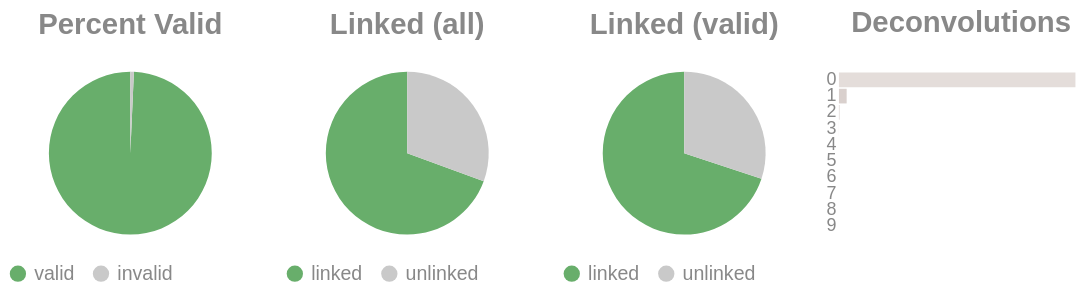

The notebook cell saved with this chart:
### Code cell
if SKIPLR:
    pass
else:
    clash = Counter()
    for i in valids['molecule'].to_list():
        _mol = i.split("-")
        if len(_mol) == 1:
            clash.update('0')
        else:
            clash.update(_mol[-1])

    _d = {"deconvolutions": [], 'count': []}
    for k,v in clash.items():
        _d['deconvolutions'].append(k)
        _d['count'].append(v)

    tot_valid = valids['reads'].sum()
    mask = valids['reads'] >= 2
    n_linked_reads = valids.filter(mask)['reads'].sum()
    if n_linked_reads == 0:
        print_html("No linked molecules (>=2 reads) were detected; skipping linked-only distributions.")
        SKIPLR = True
    else:
        perc_valid = round(tot_valid / n_reads, 4)
        linked_perc_abs = round(n_linked_reads / n_reads, 4)
        linked_perc = round(n_linked_reads / tot_valid, 4)

    _valid = pl.DataFrame({"valids": ['valid', 'invalid'], "count": [tot_valid, n_reads - tot_valid]})
    _linked_abs = pl.DataFrame({"linked (absolute)": ['linked', 'unlinked'], "count": [n_linked_reads, n_reads - n_linked_reads]})
    _linked_rel = pl.DataFrame({"linked (valids)": ['linked', 'unlinked'], "count": [n_linked_reads, tot_valid - n_linked_reads]})

    (
        alt.hconcat(
            piechart(_valid, goodval = 'valid', title = "Percent Valid"),
            piechart(_linked_abs, goodval = "linked", title =  "Linked (all)"),
            piechart(_linked_rel, goodval = "linked", title =  "Linked (valid)"),
            convolutionbar(pl.DataFrame(_d), title = "Deconvolutions"),
            center = True,
            bounds = 'flush'
        )
        .resolve_scale(color='independent')
        .resolve_legend('independent')
        .properties(usermeta={'embedOptions': {"actions": False}})
    ).display()

### Figure 1 — Vega-Lite specification as saved in the notebook (floating-point values rounded to 4 significant figures)
{"width": "container", "height": 400, "config": {"title": {"anchor": "start", "dy": -15, "fontSize": 18, "color": "#888888", "subtitleColor": "#888888", "subtitleFontSize": 14}, "arc": {"fill": "#0072B2"}, "axis": {"domainColor": "#888888", "domainWidth": 0.5, "gridWidth": 0.2, "grid": false, "titleFontWeight": 400, "titleFontSize": 15, "labelFontSize": 11, "labelColor": "#888888", "tickColor": "#888888", "tickWidth": 0.2, "titleColor": "#888888"}, "axisBand": {"grid": false}, "axisX": {"grid": true, "tickSize": 10, "domainCap": "round"}, "axisY": {"domain": false, "grid": true, "tickSize": 0, "domainCap": "round"}, "background": "transparent", "header": {"labelFontSize": 15, "labelColor": "#888888", "titleFontSize": 15, "titleFontWeight": 600, "titleColor": "#888888"}, "legend": {"labelFont": "sans-serif", "labelFontSize": 12, "labelColor": "#888888", "symbolSize": 100, "symbolType": "circle", "titleFontSize": 12, "titlePadding": 10, "titleColor": "#888888", "title": null}, "range": {"category": ["#E69F00", "#56B4E9", "#009E73", "#F0E442", "#0072B2", "#D55E00", "#CC79A7", "#000000"], "diverging": ["#cfe8f3", "#a2d4ec", "#73bfe2", "#46abdb", "#1696d2", "#12719e"]}, "area": {"fill": "#0072B2", "fillOpacity": 0.7, "line": true, "strokeOpacity": 0.7}, "line": {"color": "#0072B2", "stroke": "#0072B2", "strokeWidth": 2}, "trail": {"color": "#0072B2", "stroke": "#0072B2", "strokeWidth": 0, "size": 1}, "point": {"filled": true, "fillOpacity": 1.0, "size": 95}, "text": {"color": "#888888", "fontSize": 11, "align": "right", "fontWeight": 400, "size": 11}, "bar": {"fill": "#0072B2", "stroke": null}, "view": {"stroke": null, "continuousWidth": 660, "continuousHeight": 400}}, "hconcat": [{"data": {"name": "data-1e2fd87f6137c565f5c9e04eb27be507"}, "mark": {"type": "arc"}, "encoding": {"color": {"field": "valids", "legend": {"orient": "bottom", "title": null}, "scale": {"domain": ["valid", "invalid"], "range": ["#68ae6b", "#C9C9C9"]}, "title": "Valids", "type": "nominal"}, "theta": {"field": "count", "type": "quantitative"}, "tooltip": [{"field": "valids", "title": "Valids", "type": "ordinal"}, {"field": "percent", "format": ".2%", "title": "Percent", "type": "quantitative"}, {"field": "count", "title": "Count", "type": "quantitative"}]}, "height": 100, "title": {"text": "Percent Valid", "align": "center", "anchor": "middle"}, "transform": [{"calculate": "datum.count / 10829090", "as": "percent"}], "width": 150}, {"data": {"name": "data-621eb70a1891c2370c13313911c3e8c5"}, "mark": {"type": "arc"}, "encoding": {"color": {"field": "linked (absolute)", "legend": {"orient": "bottom", "title": null}, "scale": {"domain": ["linked", "unlinked"], "range": ["#68ae6b", "#C9C9C9"]}, "title": "Linked (Absolute)", "type": "nominal"}, "theta": {"field": "count", "type": "quantitative"}, "tooltip": [{"field": "linked (absolute)", "title": "Linked (Absolute)", "type": "ordinal"}, {"field": "percent", "format": ".2%", "title": "Percent", "type": "quantitative"}, {"field": "count", "title": "Count", "type": "quantitative"}]}, "height": 100, "title": {"text": "Linked (all)", "align": "center", "anchor": "middle"}, "transform": [{"calculate": "datum.count / 10829090", "as": "percent"}], "width": 150}, {"data": {"name": "data-91d4d02b19dc35aa9f4cc426bf3f3bc5"}, "mark": {"type": "arc"}, "encoding": {"color": {"field": "linked (valids)", "legend": {"orient": "bottom", "title": null}, "scale": {"domain": ["linked", "unlinked"], "range": ["#68ae6b", "#C9C9C9"]}, "title": "Linked (Valids)", "type": "nominal"}, "theta": {"field": "count", "type": "quantitative"}, "tooltip": [{"field": "linked (valids)", "title": "Linked (Valids)", "type": "ordinal"}, {"field": "percent", "format": ".2%", "title": "Percent", "type": "quantitative"}, {"field": "count", "title": "Count", "type": "quantitative"}]}, "height": 100, "title": {"text": "Linked (valid)", "align": "center", "anchor": "middle"}, "transform": [{"calculate": "datum.count / 10752927", "as": "percent"}], "width": 150}, {"data": {"name": "data-07448dc4e6d341c5defe198e81aa0cfa"}, "mark": {"type": "bar"}, "encoding": {"color": {"field": "deconvolutions", "legend": null, "scale": {"scheme": "lightgreyred"}, "type": "nominal"}, "tooltip": [{"field": "deconvolutions", "title": "Deconvolutions", "type": "ordinal"}, {"field": "percent", "format": ".2%", "title": "Percent", "type": "quantitative"}, {"field": "count", "title": "Count", "type": "quantitative"}], "x": {"axis": null, "field": "count", "type": "quantitative"}, "y": {"field": "deconvolutions", "sort": "ascending", "title": null, "type": "nominal"}}, "height": 100, "title": {"text": "Deconvolutions", "align": "center", "anchor": "middle"}, "transform": [{"calculate": "datum.count / 5008212", "as": "percent"}], "width": 150}], "bounds": "flush", "center": true, "resolve": {"legend": {"angle": "independent"}, "scale": {"color": "independent"}}, "usermeta": {"embedOptions": {"actions": false}}, "$schema": "https://vega.github.io/schema/vega-lite/v6.1.0.json", "datasets": {"data-1e2fd87f6137c565f5c9e04eb27be507": [{"valids": "valid", "count": 10752927}, {"valids": "invalid", "count": 76163}], "data-621eb70a1891c2370c13313911c3e8c5": [{"linked (absolute)": "linked", "count": 7515717}, {"linked (absolute)": "unlinked", "count": 3313373}], "data-91d4d02b19dc35aa9f4cc426bf3f3bc5": [{"linked (valids)": "linked", "count": 7515717}, {"linked (valids)": "unlinked", "count": 3237210}], "data-07448dc4e6d341c5defe198e81aa0cfa": [{"deconvolutions": "0", "count": 4839493}, {"deconvolutions": "1", "count": 157909}, {"deconvolutions": "2", "count": 9689}, {"deconvolutions": "3", "count": 922}, {"deconvolutions": "4", "count": 147}, {"deconvolutions": "5", "count": 39}, {"deconvolutions": "6", "count": 9}, {"deconvolutions": "7", "count": 2}, {"deconvolutions": "8", "count": 1}, {"deconvolutions": "9", "count": 1}]}}
